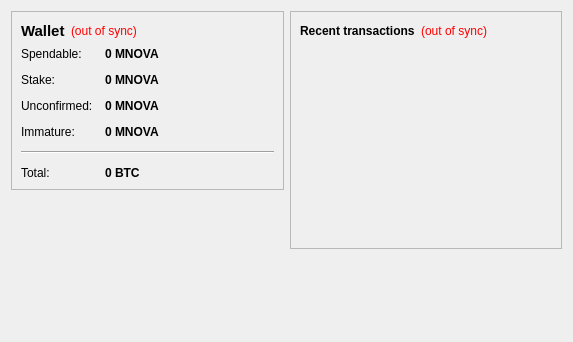
<?xml version="1.0" encoding="UTF-8"?>
<ui version="4.0">
 <class>OverviewPage</class>
 <widget class="QWidget" name="OverviewPage">
  <property name="geometry">
   <rect>
    <x>0</x>
    <y>0</y>
    <width>573</width>
    <height>342</height>
   </rect>
  </property>
  <property name="windowTitle">
   <string>Form</string>
  </property>
  <layout class="QHBoxLayout" name="horizontalLayout" stretch="1,1">
   <item>
    <layout class="QVBoxLayout" name="verticalLayout_2">
     <item>
      <widget class="QFrame" name="frame">
       <property name="frameShape">
        <enum>QFrame::StyledPanel</enum>
       </property>
       <property name="frameShadow">
        <enum>QFrame::Raised</enum>
       </property>
       <layout class="QVBoxLayout" name="verticalLayout_4">
        <item>
         <layout class="QHBoxLayout" name="horizontalLayout_4">
          <item>
           <widget class="QLabel" name="label_5">
            <property name="font">
             <font>
              <pointsize>11</pointsize>
              <weight>75</weight>
              <bold>true</bold>
             </font>
            </property>
            <property name="text">
             <string>Wallet</string>
            </property>
           </widget>
          </item>
          <item>
           <widget class="QLabel" name="labelWalletStatus">
            <property name="toolTip">
             <string>The displayed information may be out of date. Your wallet automatically synchronizes with the MORANOVA network after a connection is established, but this process has not completed yet.</string>
            </property>
            <property name="styleSheet">
             <string notr="true">QLabel { color: red; }</string>
            </property>
            <property name="text">
             <string notr="true">(out of sync)</string>
            </property>
            <property name="alignment">
             <set>Qt::AlignLeading|Qt::AlignLeft|Qt::AlignVCenter</set>
            </property>
           </widget>
          </item>
          <item>
           <spacer name="horizontalSpacer_2">
            <property name="orientation">
             <enum>Qt::Horizontal</enum>
            </property>
            <property name="sizeHint" stdset="0">
             <size>
              <width>40</width>
              <height>20</height>
             </size>
            </property>
           </spacer>
          </item>
         </layout>
        </item>
        <item>
         <layout class="QFormLayout" name="formLayout_2">
          <property name="fieldGrowthPolicy">
           <enum>QFormLayout::AllNonFixedFieldsGrow</enum>
          </property>
          <property name="horizontalSpacing">
           <number>12</number>
          </property>
          <property name="verticalSpacing">
           <number>12</number>
          </property>
          <item row="0" column="0">
           <widget class="QLabel" name="label">
            <property name="text">
             <string>Spendable:</string>
            </property>
           </widget>
          </item>
          <item row="0" column="1">
           <widget class="QLabel" name="labelBalance">
            <property name="font">
             <font>
              <weight>75</weight>
              <bold>true</bold>
             </font>
            </property>
            <property name="cursor">
             <cursorShape>IBeamCursor</cursorShape>
            </property>
            <property name="toolTip">
             <string>Your current spendable balance</string>
            </property>
            <property name="text">
             <string notr="true">0 MNOVA</string>
            </property>
            <property name="textInteractionFlags">
             <set>Qt::LinksAccessibleByMouse|Qt::TextSelectableByKeyboard|Qt::TextSelectableByMouse</set>
            </property>
           </widget>
          </item>
          <item row="1" column="0">
           <widget class="QLabel" name="label_6">
            <property name="text">
             <string>Stake:</string>
            </property>
           </widget>
          </item>
          <item row="1" column="1">
           <widget class="QLabel" name="labelStake">
            <property name="font">
             <font>
              <weight>75</weight>
              <bold>true</bold>
             </font>
            </property>
            <property name="cursor">
             <cursorShape>IBeamCursor</cursorShape>
            </property>
            <property name="toolTip">
             <string>Total of coins that was staked, and do not yet count toward the current balance</string>
            </property>
            <property name="text">
             <string notr="true">0 MNOVA</string>
            </property>
            <property name="textInteractionFlags">
             <set>Qt::LinksAccessibleByMouse|Qt::TextSelectableByKeyboard|Qt::TextSelectableByMouse</set>
            </property>
           </widget>
          </item>
          <item row="2" column="0">
           <widget class="QLabel" name="label_3">
            <property name="text">
             <string>Unconfirmed:</string>
            </property>
           </widget>
          </item>
          <item row="2" column="1">
           <widget class="QLabel" name="labelUnconfirmed">
            <property name="font">
             <font>
              <weight>75</weight>
              <bold>true</bold>
             </font>
            </property>
            <property name="cursor">
             <cursorShape>IBeamCursor</cursorShape>
            </property>
            <property name="toolTip">
             <string>Total of transactions that have yet to be confirmed, and do not yet count toward the current balance</string>
            </property>
            <property name="text">
             <string notr="true">0 MNOVA</string>
            </property>
            <property name="textInteractionFlags">
             <set>Qt::LinksAccessibleByMouse|Qt::TextSelectableByKeyboard|Qt::TextSelectableByMouse</set>
            </property>
           </widget>
          </item>
          <item row="3" column="0">
           <widget class="QLabel" name="labelImmatureText">
            <property name="text">
             <string>Immature:</string>
            </property>
           </widget>
          </item>
          <item row="3" column="1">
           <widget class="QLabel" name="labelImmature">
            <property name="font">
             <font>
              <weight>75</weight>
              <bold>true</bold>
             </font>
            </property>
            <property name="toolTip">
             <string>Mined balance that has not yet matured</string>
            </property>
            <property name="text">
             <string notr="true">0 MNOVA</string>
            </property>
            <property name="textInteractionFlags">
             <set>Qt::LinksAccessibleByMouse|Qt::TextSelectableByKeyboard|Qt::TextSelectableByMouse</set>
            </property>
           </widget>
          </item>
          <item row="4" column="0" colspan="2">
           <widget class="Line" name="line">
            <property name="orientation">
             <enum>Qt::Horizontal</enum>
            </property>
           </widget>
          </item>
          <item row="5" column="0">
           <widget class="QLabel" name="labelTotalText">
            <property name="text">
             <string>Total:</string>
            </property>
           </widget>
          </item>
          <item row="5" column="1">
           <widget class="QLabel" name="labelTotal">
            <property name="font">
             <font>
              <weight>75</weight>
              <bold>true</bold>
             </font>
            </property>
            <property name="cursor">
             <cursorShape>IBeamCursor</cursorShape>
            </property>
            <property name="toolTip">
             <string>Your current total balance</string>
            </property>
            <property name="text">
             <string notr="true">0 BTC</string>
            </property>
            <property name="textInteractionFlags">
             <set>Qt::LinksAccessibleByMouse|Qt::TextSelectableByKeyboard|Qt::TextSelectableByMouse</set>
            </property>
           </widget>
          </item>
         </layout>
        </item>
       </layout>
      </widget>
     </item>
     <item>
      <spacer name="verticalSpacer">
       <property name="orientation">
        <enum>Qt::Vertical</enum>
       </property>
       <property name="sizeHint" stdset="0">
        <size>
         <width>20</width>
         <height>40</height>
        </size>
       </property>
      </spacer>
     </item>
    </layout>
   </item>
   <item>
    <layout class="QVBoxLayout" name="verticalLayout_3">
     <item>
      <widget class="QFrame" name="frame_2">
       <property name="frameShape">
        <enum>QFrame::StyledPanel</enum>
       </property>
       <property name="frameShadow">
        <enum>QFrame::Raised</enum>
       </property>
       <layout class="QVBoxLayout" name="verticalLayout">
        <item>
         <layout class="QHBoxLayout" name="horizontalLayout_2">
          <item>
           <widget class="QLabel" name="label_4">
            <property name="text">
             <string>&lt;b&gt;Recent transactions&lt;/b&gt;</string>
            </property>
           </widget>
          </item>
          <item>
           <widget class="QLabel" name="labelTransactionsStatus">
            <property name="toolTip">
             <string>The displayed information may be out of date. Your wallet automatically synchronizes with the MORANOVA network after a connection is established, but this process has not completed yet.</string>
            </property>
            <property name="styleSheet">
             <string notr="true">QLabel { color: red; }</string>
            </property>
            <property name="text">
             <string notr="true">(out of sync)</string>
            </property>
            <property name="alignment">
             <set>Qt::AlignRight|Qt::AlignTrailing|Qt::AlignVCenter</set>
            </property>
           </widget>
          </item>
          <item>
           <spacer name="horizontalSpacer">
            <property name="orientation">
             <enum>Qt::Horizontal</enum>
            </property>
            <property name="sizeHint" stdset="0">
             <size>
              <width>40</width>
              <height>20</height>
             </size>
            </property>
           </spacer>
          </item>
         </layout>
        </item>
        <item>
         <widget class="QListView" name="listTransactions">
          <property name="styleSheet">
           <string notr="true">QListView { background: transparent; }</string>
          </property>
          <property name="frameShape">
           <enum>QFrame::NoFrame</enum>
          </property>
          <property name="verticalScrollBarPolicy">
           <enum>Qt::ScrollBarAlwaysOff</enum>
          </property>
          <property name="horizontalScrollBarPolicy">
           <enum>Qt::ScrollBarAlwaysOff</enum>
          </property>
          <property name="selectionMode">
           <enum>QAbstractItemView::NoSelection</enum>
          </property>
         </widget>
        </item>
       </layout>
      </widget>
     </item>
     <item>
      <spacer name="verticalSpacer_2">
       <property name="orientation">
        <enum>Qt::Vertical</enum>
       </property>
       <property name="sizeHint" stdset="0">
        <size>
         <width>20</width>
         <height>40</height>
        </size>
       </property>
      </spacer>
     </item>
    </layout>
   </item>
  </layout>
 </widget>
 <resources/>
 <connections/>
</ui>
